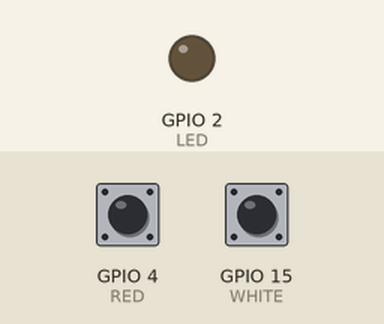
Recording of a sketch running on a simulated ESP32. Parts: output pins drawn as LEDs (lit = HIGH). The test bench sets the inputs (shaded band); at power-on: GPIO 4 (RED) HIGH, GPIO 15 (WHITE) HIGH. WiFi joins after 1.5 s; servers stay silent unless stated; what the sketch prints to the serial monitor is not drawn.

Above: at 3.2 s.
3.3 s: GPIO 4 (RED) pulled LOW for 0.15 s
At 4.7 s:
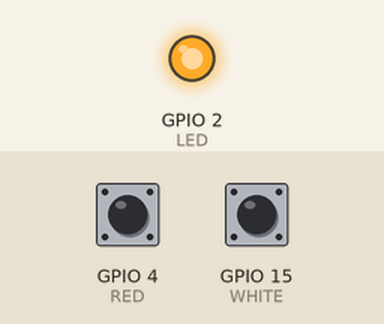
6.4 s: GPIO 15 (WHITE) pulled LOW for 0.15 s
At 7.1 s:
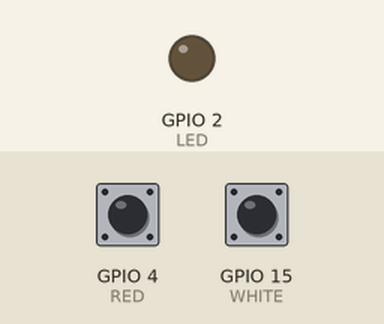
8.0 s: GPIO 4 (RED) pulled LOW for 1 s
At 8.3 s:
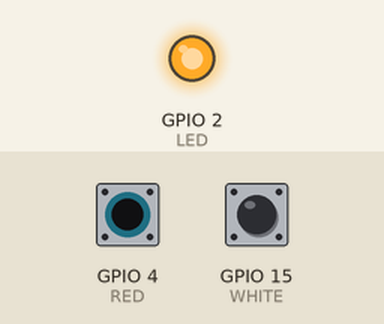
Timing chart, 0 to 11.0 s (numbered marks = the images above; inputs shaded):
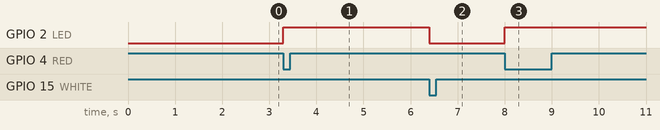

Measured:
- after the input at 3.3 s, GPIO 2 (LED): LOW → HIGH at once
- after the input at 6.4 s, GPIO 2 (LED): HIGH → LOW at once
- after the input at 8.0 s, GPIO 2 (LED): LOW → HIGH at once

The sketch:

02_WEB_SERVER.ino
```cpp
#define WHITE 15
#define RED 4
#define LED 2

#include <WiFi.h>
#include <AsyncTCP.h>
#include <ESPAsyncWebServer.h>

// Replace with your network credentials
const char* ssid = "";
const char* password = "";

const char* PARAM_INPUT_1 = "output";
const char* PARAM_INPUT_2 = "state";

// Create AsyncWebServer object on port 80
AsyncWebServer server(80);

const char index_html[] PROGMEM = R"rawliteral(
<!DOCTYPE HTML><html>
<head>
  <title>ESP Web Server</title>
  <meta name="viewport" content="width=device-width, initial-scale=1">
  <link rel="icon" href="data:,">
  <style>
    html {font-family: Arial; display: inline-block; text-align: center;}
    h2 {font-size: 3.0rem;}
    p {font-size: 3.0rem;}
    body {max-width: 600px; margin:0px auto; padding-bottom: 25px;}
    .switch {position: relative; display: inline-block; width: 120px; height: 68px}
    .switch input {display: none}
    .slider {position: absolute; top: 0; left: 0; right: 0; bottom: 0; background-color: #ccc; border-radius: 6px}
    .slider:before {position: absolute; content: ""; height: 52px; width: 52px; left: 8px; bottom: 8px; background-color: #fff; -webkit-transition: .4s; transition: .4s; border-radius: 3px}
    input:checked+.slider {background-color: #b30000}
    input:checked+.slider:before {-webkit-transform: translateX(52px); -ms-transform: translateX(52px); transform: translateX(52px)}
  </style>
</head>
<body>
  <h2>ESP Web Server</h2>
  %BUTTONPLACEHOLDER%
<script>function toggleCheckbox(element) {
  var xhr = new XMLHttpRequest();
  if(element.checked){ xhr.open("GET", "/update?output="+element.id+"&state=1", true); }
  else { xhr.open("GET", "/update?output="+element.id+"&state=0", true); }
  xhr.send();
}
</script>
</body>
</html>
)rawliteral";

// Replaces placeholder with button section in your web page
String processor(const String& var){
  //Serial.println(var);
  if(var == "BUTTONPLACEHOLDER"){
    String buttons = "";
    buttons += "<h4>Output - GPIO 2</h4><label class=\"switch\"><input type=\"checkbox\" onchange=\"toggleCheckbox(this)\" id=\"2\" " + outputState(2) + "><span class=\"slider\"></span></label>";
    //buttons += "<h4>Output - GPIO 4</h4><label class=\"switch\"><input type=\"checkbox\" onchange=\"toggleCheckbox(this)\" id=\"4\" " + outputState(4) + "><span class=\"slider\"></span></label>";
    //buttons += "<h4>Output - GPIO 33</h4><label class=\"switch\"><input type=\"checkbox\" onchange=\"toggleCheckbox(this)\" id=\"33\" " + outputState(33) + "><span class=\"slider\"></span></label>";
    return buttons;
  }
  return String();
}

String outputState(int output){
  if(digitalRead(output)){
    return "checked";
  }
  else {
    return "";
  }
}

void setup(){
  // Serial port for debugging purposes
  Serial.begin(115200);

  pinMode(2, OUTPUT);
  digitalWrite(2, LOW);
  pinMode (WHITE, INPUT_PULLUP);
  pinMode (RED, INPUT_PULLUP);

  // Connect to Wi-Fi
  WiFi.begin(ssid, password);
  while (WiFi.status() != WL_CONNECTED) {
    delay(1000);
    Serial.println("Connecting to WiFi..");
  }

  // Print ESP Local IP Address
  Serial.println(WiFi.localIP());

  // Route for root / web page
  server.on("/", HTTP_GET, [](AsyncWebServerRequest *request){
    request->send_P(200, "text/html", index_html, processor);
  });

  // Send a GET request to <ESP_IP>/update?output=<inputMessage1>&state=<inputMessage2>
  server.on("/update", HTTP_GET, [] (AsyncWebServerRequest *request) {
    String inputMessage1;
    String inputMessage2;
    // GET input1 value on <ESP_IP>/update?output=<inputMessage1>&state=<inputMessage2>
    if (request->hasParam(PARAM_INPUT_1) && request->hasParam(PARAM_INPUT_2)) {
      inputMessage1 = request->getParam(PARAM_INPUT_1)->value();
      inputMessage2 = request->getParam(PARAM_INPUT_2)->value();
      digitalWrite(inputMessage1.toInt(), inputMessage2.toInt());
    }
    else {
      inputMessage1 = "No message sent";
      inputMessage2 = "No message sent";
    }
    Serial.print("GPIO: ");
    Serial.print(inputMessage1);
    Serial.print(" - Set to: ");
    Serial.println(inputMessage2);
    request->send(200, "text/plain", "OK");
  });

  // Start server
  server.begin();
}

void loop() {
if (!digitalRead(WHITE)) digitalWrite(LED,0);
if (!digitalRead(RED)) digitalWrite(LED,1);
}
```
